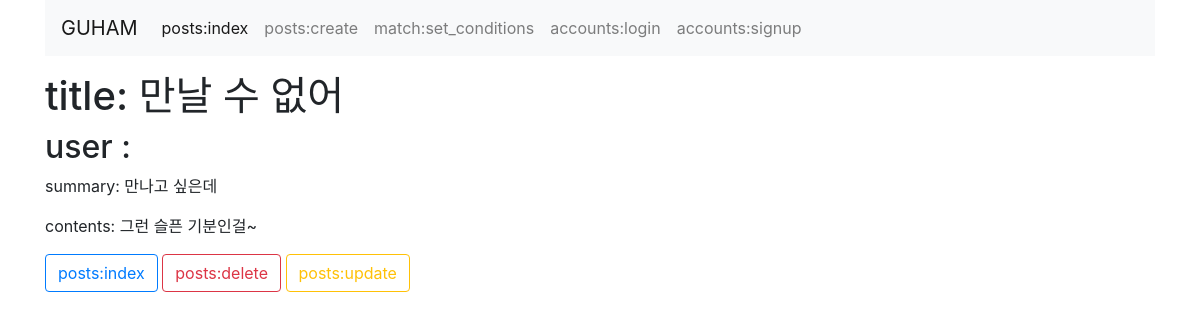
The app's page /posts/2/detail/ with its own data.
### posts/models.py (models this page shows)
class Post(models.Model):
    title = models.CharField(max_length=50)
    study_category = models.CharField(max_length=10, choices=STUDY_CATEGORY)
    number_people = models.IntegerField()
    study_place = models.CharField(max_length=10, choices=STUDY_PLACE)
    study_day = models.CharField(max_length=10, choices=STUDY_DAY)
    study_time = models.CharField(max_length=10, choices=STUDY_TIME)
    content = models.TextField()
    summary = models.TextField()

### posts/views.py (the view)
# urls.py: path('<int:post_id>/detail/', views.detail, name='detail'),  # 스터디 모집 글 열람
def detail(request, post_id):
    post_selected = Post.objects.get(id=post_id)
    context = {
        'post_selected': post_selected,
    }
    return render(request, 'posts/detail.html', context)

### posts/templates/posts/detail.html (shortened to what this page needs)
{% extends 'posts/base.html' %}
{% block body %}
<h1>title: {{post_selected.title}}</h1>
<h2>user : {{post_selected.user}}</h2>
<p>summary: {{post_selected.summary}}</p>
<p>contents: {{post_selected.content}}</p>
<a href="{% url 'posts:index' %}" class="btn btn-outline-primary">posts:index</a>
<a href="{% url 'posts:delete' post_selected.id %}" class="btn btn-outline-danger">posts:delete</a>
<a href="{% url 'posts:update' post_selected.id %}" class="btn btn-outline-warning">posts:update</a>
{% endblock %}

### records on screen
Post: title "만날 수 없어", summary "만나고 싶은데", content "그런 슬픈 기분인걸~"
